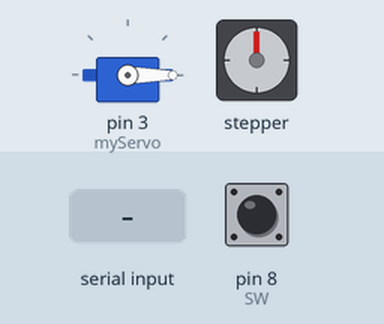
This sketch was run on a simulated Arduino Uno, built with avr-gcc and run on an emulated ATmega328P. Parts: servo, stepper motor. Inputs (shaded band) come from the test bench; at power-on: pin 8 (SW) HIGH. Stepper angles assume 2048 steps per turn; what the sketch prints to the serial monitor is not drawn.

Above: at 1.2 s.
1.3 s: "Aluminum\n" received over Serial
At 3.7 s:
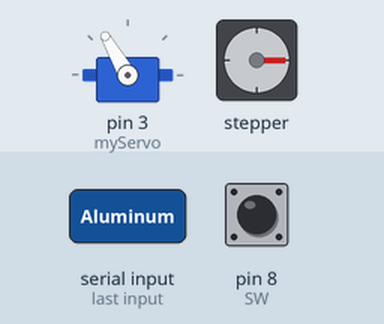
4.0 s: "Plastic\n" received over Serial
At 6.7 s:
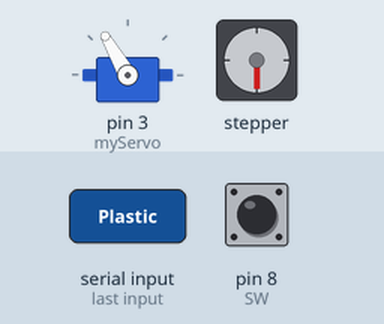
7.0 s: "Cardboard\n" received over Serial
At 9.5 s:
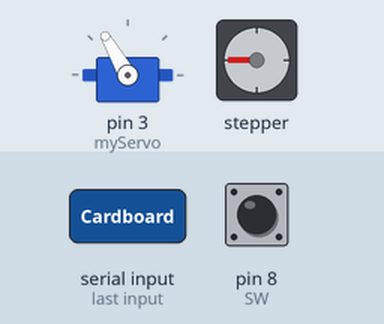
12.5 s: "Aluminum\n" received over Serial
At 12.66 s:
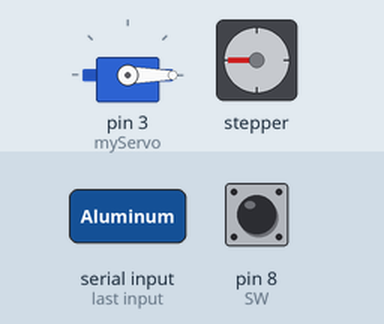
15.5 s: "NONE\n" received over Serial
At 17.18 s:
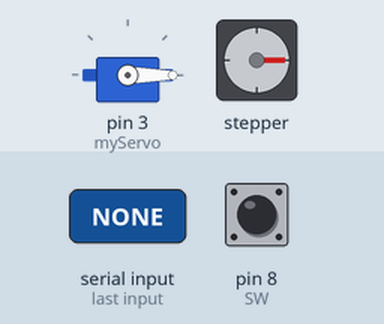
Timing chart, 0 to 30.0 s (numbered marks = the images above; inputs shaded):
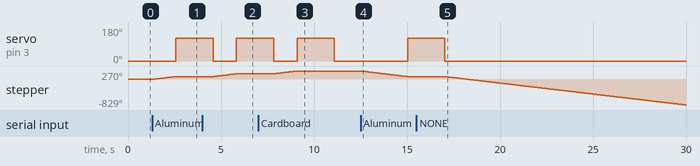

Measured:
- after the input at 1.3 s, servo on pin 3 (myServo): 0° → 120° after 1.3 s; stepper: turns 90° clockwise in 1.3 s, starting at once
- after the input at 4.0 s, stepper: turns 90° clockwise in 1.2 s, starting after 0.57 s
- after the input at 7.0 s, stepper: turns 90° clockwise in 1.2 s, starting after 0.83 s
- after the input at 12.5 s, servo on pin 3 (myServo): 0° → 120° after 2.5 s; stepper: turns 180° counter-clockwise in 2.5 s, starting at once
- after the input at 15.5 s, stepper: keeps turning counter-clockwise at about 71°/s, starting after 1.5 s

The sketch:

arduino2504.ino
```cpp
#include <Servo.h>
#include <Stepper.h>

#define SW 8

const int stepsPerRevolution = 2048;
Stepper myStepper(stepsPerRevolution, 9, 11, 10, 12);

Servo myServo;

// ===== BIẾN =====
String data = "";
bool isBusy = false;
bool atHome = false;

int currentStep = 0;

// ===== VỊ TRÍ =====
int pos_90  = 512;
int pos_180 = 1024;
int pos_270 = 1536;

void setup() {
  Serial.begin(9600);

  pinMode(SW, INPUT_PULLUP);
  myStepper.setSpeed(12);

  myServo.attach(3);
  myServo.write(0);

  Serial.println("READY");
}

void loop() {
  readSerial();
}

//////////////////////////////////////////////////
// ===== ĐỌC SERIAL =====
//////////////////////////////////////////////////
void readSerial() {
  while (Serial.available()) {
    char c = Serial.read();

    if (c == '\n') {
      data.trim();

      Serial.print("Nhan: [");
      Serial.print(data);
      Serial.println("]");

      handleCommand(data);
      data = "";
    } else {
      data += c;
    }
  }
}

//////////////////////////////////////////////////
// ===== XỬ LÝ =====
//////////////////////////////////////////////////
void handleCommand(String cmd) {

  cmd.trim();

  if (isBusy) return;

  // ===== CÓ VẬT =====
  if (cmd.indexOf("Aluminum") >= 0) {
    Serial.println("→ CAN");
    isBusy = true;
    atHome = false;
    runProcess(pos_90);
    isBusy = false;
  }
  else if (cmd.indexOf("Plastic") >= 0) {
    Serial.println("→ PLASTIC");
    isBusy = true;
    atHome = false;
    runProcess(pos_180);
    isBusy = false;
  }
  else if (cmd.indexOf("Cardboard") >= 0) {
    Serial.println("→ CARDBOARD");
    isBusy = true;
    atHome = false;
    runProcess(pos_270);
    isBusy = false;
  }

  // ===== KHÔNG CÓ VẬT =====
  else if (cmd.indexOf("NONE") >= 0) {

    if (!atHome) {
      Serial.println("→ VỀ LIMIT");
      goHome();
      atHome = true;
    }
  }
}

//////////////////////////////////////////////////
// ===== PROCESS =====
//////////////////////////////////////////////////
void runProcess(int pos) {
  moveTo(pos);
  actionServo();
  // ❌ KHÔNG về home
}

//////////////////////////////////////////////////
// ===== QUAY =====
//////////////////////////////////////////////////
void moveTo(int target) {
  Serial.println("MOVE");

  int diff = target - currentStep;
  myStepper.step(diff);

  currentStep = target;
}

//////////////////////////////////////////////////
// ===== VỀ LIMIT =====
//////////////////////////////////////////////////
void goHome() {
  Serial.println("GO HOME");

  while (digitalRead(SW) == HIGH) {
    myStepper.step(-5);
  }

  currentStep = 0;
}

//////////////////////////////////////////////////
// ===== SERVO =====
//////////////////////////////////////////////////
void actionServo() {
  Serial.println("SERVO");

  myServo.write(120);
  delay(2000);
  myServo.write(0);
}
```
